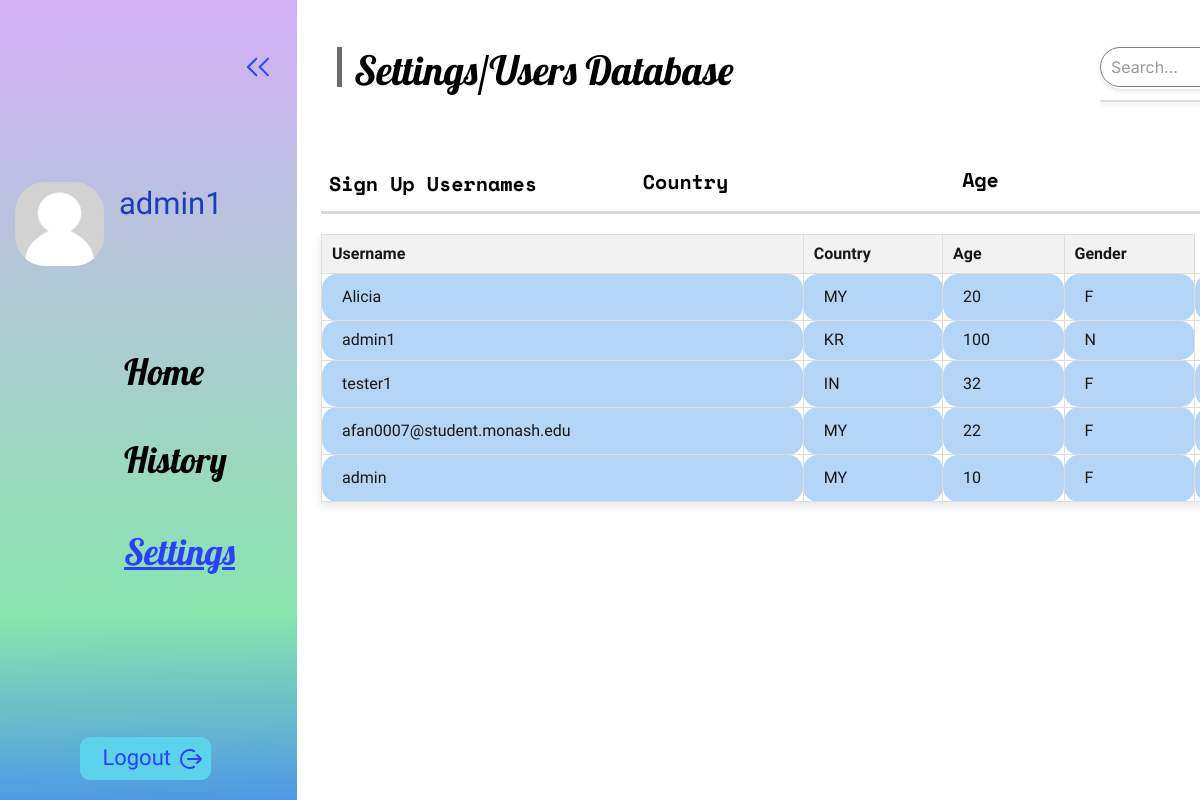
The app's page /user_database/ (signed in), older data.
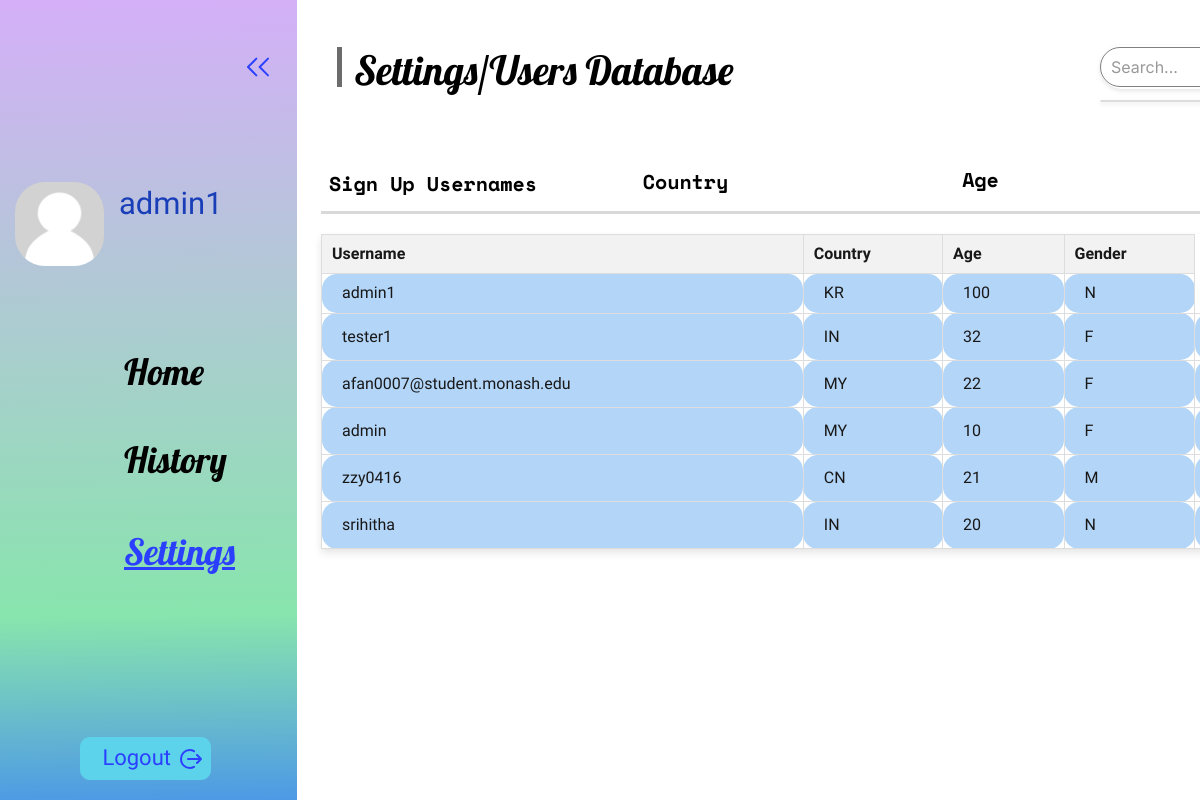
The same page, newer data.
### Users/models.py (models this page shows)
class User(models.Model):
    username = models.CharField(max_length=150, unique=True, null=False, blank=False)
    password = models.CharField(max_length=128, null=False, blank=False)
    country = models.CharField(max_length=20, choices=COUNTRY_CHOICES, null=False, blank=False)
    age = models.PositiveIntegerField()
    profile_image = models.ImageField(upload_to='images/', default='images/profilepic.jpg')
    is_admin = models.BooleanField(default=False)
    gender = models.CharField(max_length=1, choices=GENDER_CHOICES, null=False, blank=False)
    def __str__(self):
        return self.username

### Users/views.py (the view)
# urls.py: path('user_database/', views.user_database, name='user_database'),#with rd (ajax method) done
def user_database(request):
    user_id = request.session.get('user_id')
    if user_id:
        user = User.objects.get(id=user_id)
        all_user = User.objects.all()
    else:
        user = None
        all_user = None
    return render(request, 'user_database.html',{'user': user, 'allusers': all_user})

### Users/templates/user_database.html (shortened to what this page needs)
{% load static %}
<!DOCTYPE html>
<html lang="en">
<head>
    <link rel="stylesheet" href="https://unpkg.com/animate.css@4.1.1/animate.css" />
    <link rel="stylesheet" href="https://unpkg.com/@teleporthq/teleport-custom-scripts/dist/style.css" />
</head>
<body>
    <link rel="stylesheet" href="{% static 'css/style.css' %}" />
    {% if user %}
    <div>
        <link href="{% static 'css/adminuserdatabase-page.css' %}" rel="stylesheet" />
        <div class="adminuserdatabase-page-container">
            <div class="adminuserdatabase-page-adminuserdatabase-page">
                <div class="adminuserdatabase-page-rectangle2"></div>
                <img src="{% static 'asset/chevronleftdouble1116-ilfk.svg' %}" alt="chevronleftdouble1116"
                    class="adminuserdatabase-page-chevronleftdouble" />
                <img src="{{ user.profile_image.url }}" alt="Ellipse108632" class="adminuserdatabase-page-ellipse10" />
                <span class="adminuserdatabase-page-text04"><span>{{ user.username }}</span></span>
                <span class="adminuserdatabase-page-text06">
                    <a href="{% url 'index' %}" class="database-link">Home</a>
                </span>
                <span class="adminuserdatabase-page-text08">
                    <a href="{% url 'history' %}" class="database-link">History</a>
                </span>
                <span class="adminuserdatabase-page-text10">
                    <a href="{% url 'usersettings' %}">Settings</a>
                </span>
                <img src="{% static 'asset/rectangle41229-04z-200w.png' %}" alt="Rectangle41229"
                    class="adminuserdatabase-rectangle4" />
                <span class="adminuserdatabase-page-text">
                    <span>Settings/Users Database</span>
                </span>
                <div class="database-page-search">
                    <input type="search" id="search-bar" class="search-bar" placeholder="Search..." oninput="filterUsers()">
                </div>
                <div id="search-results" class="search-results"></div>
                <img src="{% static 'asset/rectangle81117-io2.svg' %}" alt="Rectangle81117"
                    class="adminuserdatabase-page-rectangle8" />
                <div class="header-container">
                    <span class="adminuserdatabase-page-text12">Sign Up Usernames</span>
                    <span class="adminuserdatabase-page-text14">Country</span>
                    <span class="adminuserdatabase-page-text16">Age</span>
                </div>
                <table class="user-info-table" border="1">
                    <tr>
                        <th>Username</th>
                        <th>Country</th>
                        <th>Age</th>
                        <th>Gender</th>
                    </tr>
                    {% for each_user in allusers %}
                        <tr class="user-info-row">
                            <td>{{ each_user.username }}</td>
                            <td>{{ each_user.country }}</td>
                            <td>{{ each_user.age }}</td>
                            <td>{{ each_user.gender }}</td>
                            {% if each_user.username != user.username %}
                            <td><button class="delete-button" data-username="{{ each_user.username }}">Remove</button></td>
                            {% endif %}
                        </tr>
                    {% empty %}
                        <tr>
                            <td colspan="4">No users found.</td>
                        </tr>
                    {% endfor %}
                </table>
                </div>
                <div class="adminuserdatabase-page-group13" onclick="confirmLogout()">
                    <img src="{% static 'asset/rectangle491120-12xe.svg' %}" alt="Rectangle491120"
                        class="adminuserdatabase-page-rectangle49" />
                    <img src="{% static 'asset/logout041120-erbh.svg' %}" alt="logout041120"
                        class="adminuserdatabase-page-logout04" />
                    <span class="adminuserdatabase-page-text42">
                        <a href="{% url 'logout' %}">Logout</a>
                    </span>
                </div>
            </div>
        </div>
    {% else %}
    <p>You are not logged in as admin. <a href="{% url 'login' %}">Click here to login</a></p>
    {% endif %}
</body>
</html>

### Users/static/css/style.css (style rules this page uses)
:root { --dl-size-size-large: 144px; --dl-size-size-small: 48px; --dl-size-size-medium: 96px; --dl-size-size-xlarge: 192px; --dl-size-size-xsmall: 16px; --dl-space-space-unit: 16px; --dl-size-size-xxlarge: 288px; --dl-size-size-maxwidth: 1400px; --dl-color-theme-accent1: #FFFFFF; --dl-color-theme-accent2: #F5D1B0; --dl-radius-radius-round: 50%; --dl-color-theme-primary1: #BF4408; --dl-color-theme-primary2: #E65103; --dl-space-space-halfunit: 8px; --dl-space-space-sixunits: 96px; --dl-space-space-twounits: 32px; --dl-radius-radius-radius2: 2px; --dl-radius-radius-radius4: 4px; --dl-radius-radius-radius8: 8px; --dl-space-space-fiveunits: 80px; --dl-space-space-fourunits: 64px; --dl-color-theme-secondary1: #FFFFFF; --dl-color-theme-secondary2: #FBF1EB; --dl-space-space-threeunits: 48px; --dl-color-theme-neutral-dark: #191818; --dl-radius-radius-cardradius: 8px; --dl-color-theme-neutral-light: #FBFAF9; --dl-radius-radius-imageradius: 8px; --dl-radius-radius-inputradius: 24px; --dl-radius-radius-buttonradius: 24px; --dl-space-space-oneandhalfunits: 24px; }

### Users/templates/user_database.html (style rules this page uses)
html { line-height: 1.15; }
body { margin: 0; }
* { box-sizing: border-box; border-width: 0; border-style: solid; }
p, li, ul, pre, div, h1, h2, h3, h4, h5, h6, figure, blockquote, figcaption { margin: 0; padding: 0; }
button, input, optgroup, select, textarea { font-family: inherit; font-size: 100%; line-height: 1.15; margin: 0; }
a { color: inherit; text-decoration: inherit; }
input { padding: 2px 4px; }
img { display: block; }
html { scroll-behavior: smooth }
html { font-family: Inter; font-size: 16px; }
body { font-weight: 400; font-style: normal; text-decoration: none; text-transform: none; letter-spacing: normal; line-height: 1.15; color: var(--dl-color-theme-neutral-dark); background-color: var(--dl-color-theme-neutral-light); fill: var(--dl-color-theme-neutral-dark); }

Row changes from the older to the newer data that the page shows:
removed User: username "Alicia", country "MY", age "20", gender "F"
added User: username "zzy0416", country "CN", age "21", gender "M"
added User: username "srihitha", country "IN", age "20", gender "N"
